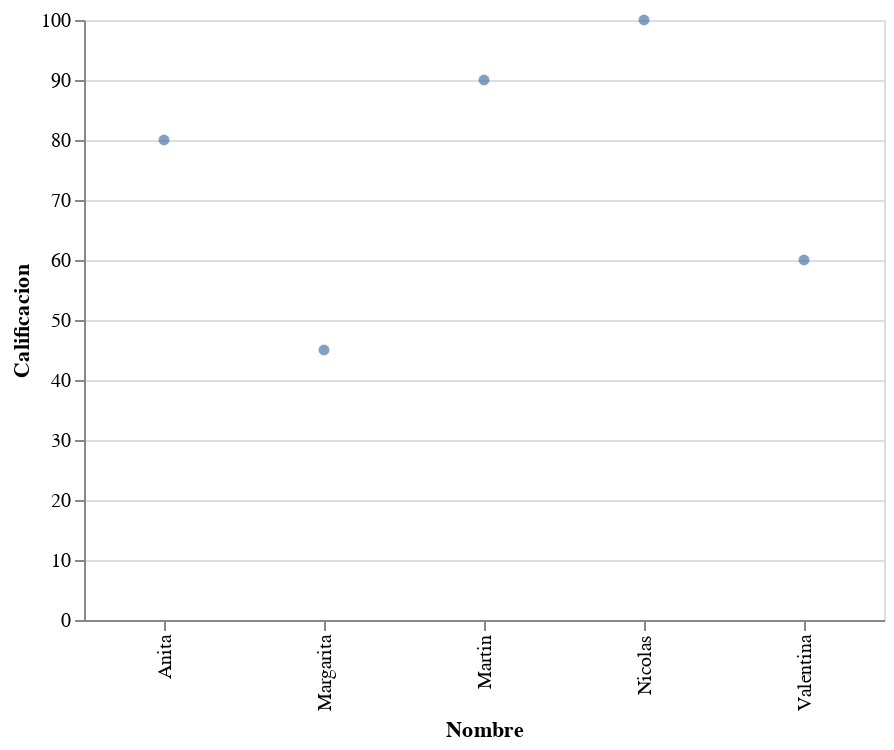

The code cell stored with this chart in its notebook:
### Code cell
import pandas as pd
import altair as alt

data = {
    'Nombre': ['Nicolas', 'Martin', 'Anita','Valentina','Margarita'],
    'Calificacion': [100, 90, 80, 60, 45]
}
df = pd.DataFrame(data)

alt.Chart(df).mark_circle().encode(
    x='Nombre:O',
    y='Calificacion:Q'
).properties(width=400)

### Figure 1 — Vega-Lite specification as saved in the notebook (floating-point values rounded to 4 significant figures)
{"config": {"view": {"continuousWidth": 400, "continuousHeight": 300}}, "data": {"name": "data-40aeebae09ab24e934719417f199572f"}, "mark": "circle", "encoding": {"x": {"field": "Nombre", "type": "ordinal"}, "y": {"field": "Calificacion", "type": "quantitative"}}, "width": 400, "$schema": "https://vega.github.io/schema/vega-lite/v4.17.0.json", "datasets": {"data-40aeebae09ab24e934719417f199572f": [{"Nombre": "Nicolas", "Calificacion": 100}, {"Nombre": "Martin", "Calificacion": 90}, {"Nombre": "Anita", "Calificacion": 80}, {"Nombre": "Valentina", "Calificacion": 60}, {"Nombre": "Margarita", "Calificacion": 45}]}}
